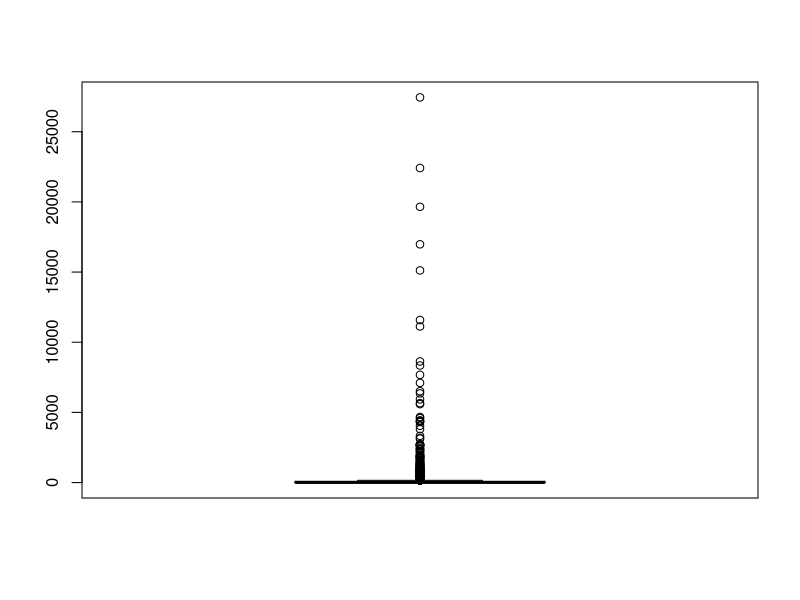
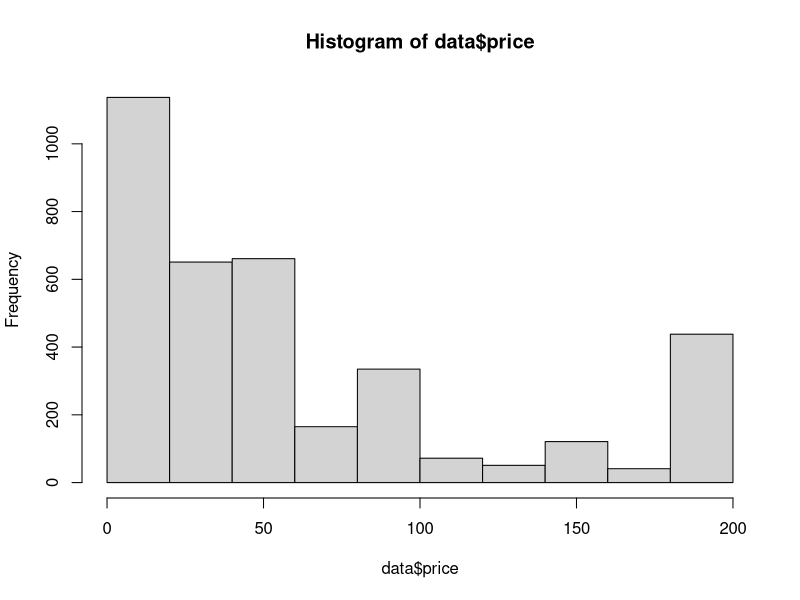

Source code (R) for these figures, in order:
#1. Lee el fichero y asígnalo a una variable. 
data <- read.csv('udemy_courses.csv', header = TRUE, sep = ",", stringsAsFactors = FALSE)

#2. ¿De qué clase es el objeto? 
class(data)

#3. ¿Cómo se pueden ver el tipo de cada columna y una muestra de ejemplos? 
str(data)

#4. Muestra los primeros 18 registros del dataset. 
head(data, 18)

#5. Muestra los últimos 25 registros del dataset. 
tail(data,25)

#6. ¿Cuáles son las dimensiones del dataset? 
dim(data)

#7. ¿Cuáles son los nombres de las variables del dataset? 
colnames(data)

#8. Comprueba si alguna de las variables contiene NAs
any(is.na.data.frame(data))

#9. Crea un factor con etiquetas para dicha columna (level y subject) y asígnalo a la columna de nuevo
# Via 1
data["level"] <- factor(data$level, levels = c("Beginner Level", "Intermediate Level", "Expert Level", "All Levels"), labels = c("Beginner Level", "Intermediate Level", "Expert Level", "All Levels"))
data["subject"] <- factor(data$subject, levels = c("Business Finance", "Graphic Design", "Musical Instruments", "Web Development"), labels = c("Business Finance", "Graphic Design", "Musical Instruments", "Web Development"))

#Via 2
data["level"] <- factor(data$level, levels = unique(data$level), labels = unique(data$level))
data["subject"] <- factor(data$subject, levels = unique(data$subject), labels = unique(data$subject))


#10. Conviérte a variable booleana (is_paid) y asígnala a la propia columna.
data["is_paid"] <- as.logical(data$is_paid)

#11. Calcula la media de la columna num_subscribers. 
mean(data$num_subscribers)

#12. Guarda en un vector (media) la media de las columnas num_subscribers y num_lectures. 
media <- c(mean(data$num_subscribers), mean(data$num_lectures))

#13.  ¿Qué variables son numéricas?
numeric_columns <- sapply(data, is.numeric)

#14.  Selecciona aquellas columnas numéricas y calcula la media de aquellas en las que tenga sentido. 
sapply(data[numeric_columns][,-1], mean)

#15. Selecciona las 30 primeras filas y todas las columnas menos las tres últimas (sólo con índices positivos).
data[1:30, 1:(ncol(data)-3)]

#16. Selecciona las 30 primeras filas y todas las columnas menos las tres últimas (sólo con índices negativos). 
data[-31: -nrow(data), -(ncol(data)-2):-ncol(data)]

#17. Obtén los cuartiles de la variable price.
quantile(data$price, probs = seq(0, 1, 0.25))

#18. Obtén los deciles de la variable price. 
quantile(data$price, seq(0, 1, 0.1))

#19. Obtén los estadísticos básicos de todas las variables en un solo comando. 
summary(data)

#20. ¿Cuántos títulos de cursos distintos aparecen en el dataset? 
length(unique(data$course_title))

#21. ¿Cuántos registros tienen más de 1000 reviews? 
nrow(subset(data, subset = num_reviews > 1000))

#22.  Ordena de mayor a menor los 100 primeros elementos de la variable course_id. 
data[order(data$course_id[1:100], decreasing = TRUE),]

#23. Ordena el dataset por la variable num_lectures de manera ascendente. Inspecciona los primeros resultados
head(data[order(data$num_lectures, decreasing = FALSE),])

#24. Obtén los índices de los registros para los que el valor de la variable num_reviews es superior a la mediana.
which(data$num_reviews > median(data$num_reviews))

#25. ¿Cuántos cursos existen para el nivel “Intermediate Level”? 
length(which(data$level == "Intermediate Level"))

#26. ¿Qué curso tiene el mayor número de estudiantes? ¿Y el menor?
data[which(data$num_subscribers == max(data$num_subscribers)),]
data[which(data$num_subscribers == min(data$num_subscribers)),]

#27. ¿Qué cursos son gratuitos? 
data[which(data$price == 0),]

#28. Comprueba utilizando el boxplot si la variable num_reviews tiene outliers.
boxplot(data$num_reviews)

#29. Pinta un histograma de la variable price. 
hist(data$price)

#30. Crea una función (cheap_expensive) ...
cheap_expensive <- function (price, threshold){
  if(price < threshold)
    return("CHEAP")
  else
    return("EXPENSIVE")
}
cheap_expensive(100, mean(data$price))
cheap_expensive(45,mean(data$price))

#31. ...aplica la función anterior a toda la columna price_detail_amount.
data <- cbind(data, cheap_expensive = sapply(data$price, cheap_expensive, threshold = mean(data$price)))

#32. Repite el ejercicio anterior usando el paquete PURRR
library(purrr)
data <- cbind(data, cheap_expensive_purr = map_chr(data$price, cheap_expensive, threshold = mean(data$price)))

identical(data$cheap_expensive,data$cheap_expensive_purr)


unique(data$level)

d1 <- factor(data$level, levels = c("Beginner Level", "Intermediate Level", "Expert Level", "All Levels"), labels = c("Beginner Level", "Intermediate Level", "Expert Level", "All Levels"))
d2 <- factor(data$level, levels = unique(data$level), labels = unique(data$level))

identical(d1,d2)
class(d1)
class(d2)


